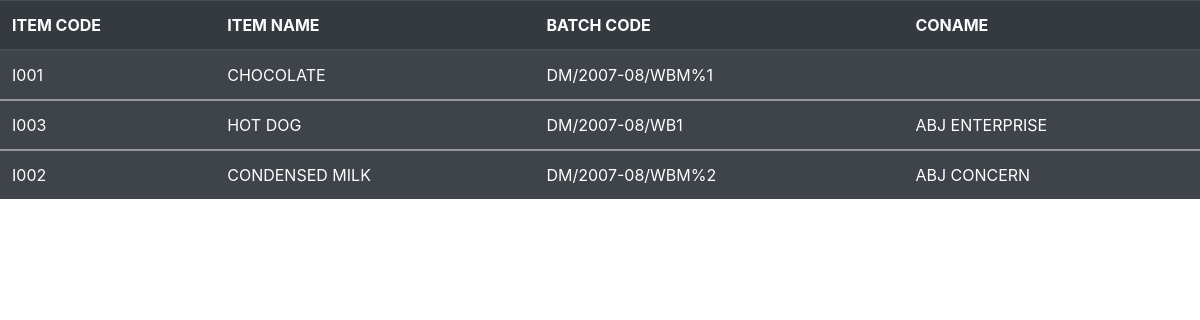
The app's page /view_listofitem.php with its own data.
### tables this page shows
CREATE TABLE IF NOT EXISTS `listofitem` (
  `ITEMCODE` varchar(6) NOT NULL,
  `ITEMNAME` varchar(25) NOT NULL,
  `BATCHCODE` varchar(35) NOT NULL,
  `CONAME` varchar(35) DEFAULT NULL,
  UNIQUE KEY `ITEMCODE` (`ITEMCODE`)
);

### view_listofitem.php (the view, shortened to what this page needs)
<?php
    include 'connection.php';
    $query = mysqli_query ($connection , "SELECT * FROM listofitem");
?>
<!DOCTYPE html>
<html lang="en">
<head>
    <link rel = "stylesheet" href = "bootstrap/css/bootstrap.min.css">
</head>
<body>
    <table class = "table table-dark table-striped">
        <thead>
        <tr>
        <th>ITEM CODE</th>
        <th>ITEM NAME</th>
        <th>BATCH CODE</th>
        <th>CONAME</th>
        </tr>
        </thead>
        <?php
       while ($data = mysqli_fetch_array($query)){
        ?>
    <tbody>
        <tr>
            <td>
                <?php echo $data['ITEMCODE'];  ?>
            </td>
            <td>
                <?php echo $data['ITEMNAME'];  ?>
            </td>
            <td>
                <?php echo $data['BATCHCODE'];  ?>
            </td>
            <td>
                <?php echo $data['CONAME'];  ?>
            </td>
            <?php } ?>
        </tr>
    </tbody>
        </table>
</body>
</html>

### records on screen
listofitem: ITEMCODE "I001", ITEMNAME "CHOCOLATE", BATCHCODE "DM/2007-08/WBM%1"
listofitem: ITEMCODE "I003", ITEMNAME "HOT DOG", BATCHCODE "DM/2007-08/WB1", CONAME "ABJ ENTERPRISE"
listofitem: ITEMCODE "I002", ITEMNAME "CONDENSED MILK", BATCHCODE "DM/2007-08/WBM%2", CONAME "ABJ CONCERN"
